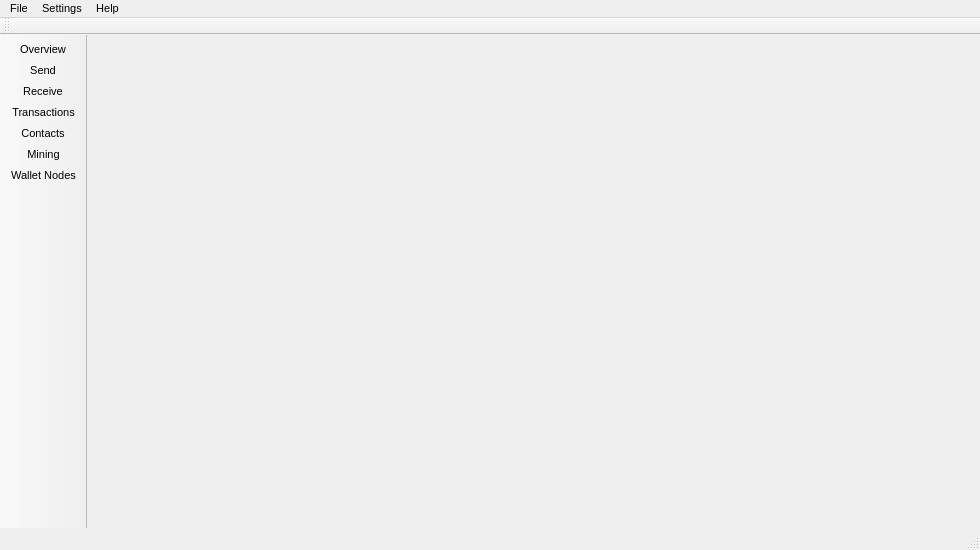
<?xml version="1.0" encoding="UTF-8"?>
<ui version="4.0">
 <class>MainWindow</class>
 <widget class="QMainWindow" name="MainWindow">
  <property name="geometry">
   <rect>
    <x>0</x>
    <y>0</y>
    <width>980</width>
    <height>550</height>
   </rect>
  </property>
  <property name="sizePolicy">
   <sizepolicy hsizetype="Preferred" vsizetype="Preferred">
    <horstretch>0</horstretch>
    <verstretch>0</verstretch>
   </sizepolicy>
  </property>
  <property name="minimumSize">
   <size>
    <width>0</width>
    <height>0</height>
   </size>
  </property>
  <property name="maximumSize">
   <size>
    <width>16777215</width>
    <height>16777215</height>
   </size>
  </property>
  <property name="font">
   <font>
    <pointsize>8</pointsize>
   </font>
  </property>
  <property name="windowTitle">
   <string>MainWindow</string>
  </property>
  <property name="windowIcon">
   <iconset resource="../../resources.qrc">
    <normaloff>:/images/cryptonote</normaloff>:/images/cryptonote</iconset>
  </property>
  <widget class="QWidget" name="centralwidget">
   <property name="sizePolicy">
    <sizepolicy hsizetype="Expanding" vsizetype="Preferred">
     <horstretch>0</horstretch>
     <verstretch>0</verstretch>
    </sizepolicy>
   </property>
   <layout class="QGridLayout" name="gridLayout">
    <property name="leftMargin">
     <number>0</number>
    </property>
    <property name="topMargin">
     <number>0</number>
    </property>
    <property name="rightMargin">
     <number>0</number>
    </property>
    <property name="bottomMargin">
     <number>0</number>
    </property>
    <property name="spacing">
     <number>0</number>
    </property>
    <item row="0" column="0" colspan="6">
     <widget class="WalletGui::AccountFrame" name="m_accountFrame">
      <property name="sizePolicy">
       <sizepolicy hsizetype="Preferred" vsizetype="Fixed">
        <horstretch>0</horstretch>
        <verstretch>0</verstretch>
       </sizepolicy>
      </property>
      <property name="minimumSize">
       <size>
        <width>0</width>
        <height>70</height>
       </size>
      </property>
      <property name="maximumSize">
       <size>
        <width>16777215</width>
        <height>70</height>
       </size>
      </property>
      <property name="styleSheet">
       <string notr="true"/>
      </property>
      <property name="frameShape">
       <enum>QFrame::NoFrame</enum>
      </property>
      <property name="frameShadow">
       <enum>QFrame::Raised</enum>
      </property>
     </widget>
    </item>
    <item row="1" column="0">
     <widget class="WalletGui::OverviewFrame" name="m_overviewFrame">
      <property name="sizePolicy">
       <sizepolicy hsizetype="Preferred" vsizetype="Preferred">
        <horstretch>0</horstretch>
        <verstretch>0</verstretch>
       </sizepolicy>
      </property>
      <property name="frameShape">
       <enum>QFrame::NoFrame</enum>
      </property>
      <property name="frameShadow">
       <enum>QFrame::Raised</enum>
      </property>
     </widget>
    </item>
    <item row="1" column="3">
     <widget class="WalletGui::TransactionsFrame" name="m_transactionsFrame">
      <property name="sizePolicy">
       <sizepolicy hsizetype="Preferred" vsizetype="Preferred">
        <horstretch>0</horstretch>
        <verstretch>0</verstretch>
       </sizepolicy>
      </property>
      <property name="frameShape">
       <enum>QFrame::NoFrame</enum>
      </property>
      <property name="frameShadow">
       <enum>QFrame::Raised</enum>
      </property>
     </widget>
    </item>
    <item row="1" column="1">
     <widget class="WalletGui::SendFrame" name="m_sendFrame">
      <property name="sizePolicy">
       <sizepolicy hsizetype="Preferred" vsizetype="Preferred">
        <horstretch>0</horstretch>
        <verstretch>0</verstretch>
       </sizepolicy>
      </property>
      <property name="frameShape">
       <enum>QFrame::NoFrame</enum>
      </property>
      <property name="frameShadow">
       <enum>QFrame::Raised</enum>
      </property>
     </widget>
    </item>
    <item row="1" column="4">
     <widget class="WalletGui::AddressBookFrame" name="m_addressBookFrame">
      <property name="sizePolicy">
       <sizepolicy hsizetype="Preferred" vsizetype="Preferred">
        <horstretch>0</horstretch>
        <verstretch>0</verstretch>
       </sizepolicy>
      </property>
      <property name="frameShape">
       <enum>QFrame::NoFrame</enum>
      </property>
      <property name="frameShadow">
       <enum>QFrame::Raised</enum>
      </property>
     </widget>
    </item>
    <item row="1" column="5">
     <widget class="WalletGui::MiningFrame" name="m_miningFrame">
      <property name="sizePolicy">
       <sizepolicy hsizetype="Preferred" vsizetype="Preferred">
        <horstretch>0</horstretch>
        <verstretch>0</verstretch>
       </sizepolicy>
      </property>
      <property name="frameShape">
       <enum>QFrame::NoFrame</enum>
      </property>
      <property name="frameShadow">
       <enum>QFrame::Raised</enum>
      </property>
     </widget>
    </item>
    <item row="1" column="2">
     <widget class="WalletGui::ReceiveFrame" name="m_receiveFrame">
      <property name="sizePolicy">
       <sizepolicy hsizetype="Preferred" vsizetype="Preferred">
        <horstretch>0</horstretch>
        <verstretch>0</verstretch>
       </sizepolicy>
      </property>
      <property name="frameShape">
       <enum>QFrame::NoFrame</enum>
      </property>
      <property name="frameShadow">
       <enum>QFrame::Raised</enum>
      </property>
     </widget>
    </item>
    <item row="1" column="6">
     <widget class="WalletGui::WalletNodesFrame" name="m_walletNodesFrame">
      <property name="sizePolicy">
       <sizepolicy hsizetype="Preferred" vsizetype="Preferred">
        <horstretch>0</horstretch>
        <verstretch>0</verstretch>
       </sizepolicy>
      </property>
      <property name="frameShape">
       <enum>QFrame::NoFrame</enum>
      </property>
      <property name="frameShadow">
       <enum>QFrame::Raised</enum>
      </property>
     </widget>
    </item>
   </layout>
  </widget>
  <widget class="QMenuBar" name="menubar">
   <property name="geometry">
    <rect>
     <x>0</x>
     <y>0</y>
     <width>980</width>
     <height>21</height>
    </rect>
   </property>
   <widget class="QMenu" name="menuFile">
    <property name="title">
     <string>File</string>
    </property>
    <widget class="QMenu" name="menuRecent_wallets">
     <property name="title">
      <string>Recent wallets</string>
     </property>
    </widget>
    <addaction name="m_createWalletAction"/>
    <addaction name="m_createNondeterministicWalletAction"/>
    <addaction name="m_openWalletAction"/>
    <addaction name="menuRecent_wallets"/>
    <addaction name="m_backupWalletAction"/>
    <addaction name="m_resetAction"/>
    <addaction name="m_closeWalletAction"/>
    <addaction name="separator"/>
    <addaction name="m_openUriAction"/>
    <addaction name="m_openLogFileAction"/>
    <addaction name="separator"/>
    <addaction name="m_showMnemonicSeedAction"/>
    <addaction name="m_restoreFromMnemonicSeedAction"/>
    <addaction name="separator"/>
    <addaction name="m_showPrivateKey"/>
    <addaction name="m_importKeyAction"/>
    <addaction name="separator"/>
    <addaction name="m_exportTrackingKeyAction"/>
    <addaction name="m_importTrackingKeyAction"/>
    <addaction name="separator"/>
    <addaction name="m_exitAction"/>
   </widget>
   <widget class="QMenu" name="menuSettings">
    <property name="title">
     <string>Settings</string>
    </property>
    <addaction name="m_encryptWalletAction"/>
    <addaction name="m_changePasswordAction"/>
    <addaction name="m_changeLanguageAction"/>
    <addaction name="m_connectionSettingsAction"/>
    <addaction name="separator"/>
    <addaction name="m_startOnLoginAction"/>
    <addaction name="m_minimizeToTrayAction"/>
    <addaction name="m_closeToTrayAction"/>
    <addaction name="m_miningOnLaunchAction"/>
   </widget>
   <widget class="QMenu" name="menuHelp">
    <property name="title">
     <string>Help</string>
    </property>
    <addaction name="m_aboutCryptonoteAction"/>
    <addaction name="m_aboutQtAction"/>
    <addaction name="actionHelp"/>
   </widget>
   <addaction name="menuFile"/>
   <addaction name="menuSettings"/>
   <addaction name="menuHelp"/>
  </widget>
  <widget class="QToolBar" name="toolBar">
   <property name="sizePolicy">
    <sizepolicy hsizetype="Fixed" vsizetype="Preferred">
     <horstretch>0</horstretch>
     <verstretch>0</verstretch>
    </sizepolicy>
   </property>
   <property name="minimumSize">
    <size>
     <width>0</width>
     <height>0</height>
    </size>
   </property>
   <property name="maximumSize">
    <size>
     <width>150</width>
     <height>16777215</height>
    </size>
   </property>
   <property name="baseSize">
    <size>
     <width>150</width>
     <height>0</height>
    </size>
   </property>
   <property name="font">
    <font>
     <pointsize>8</pointsize>
    </font>
   </property>
   <property name="windowTitle">
    <string>toolBar</string>
   </property>
   <property name="movable">
    <bool>false</bool>
   </property>
   <property name="allowedAreas">
    <set>Qt::LeftToolBarArea|Qt::TopToolBarArea</set>
   </property>
   <property name="orientation">
    <enum>Qt::Vertical</enum>
   </property>
   <property name="iconSize">
    <size>
     <width>36</width>
     <height>36</height>
    </size>
   </property>
   <property name="toolButtonStyle">
    <enum>Qt::ToolButtonTextBesideIcon</enum>
   </property>
   <attribute name="toolBarArea">
    <enum>LeftToolBarArea</enum>
   </attribute>
   <attribute name="toolBarBreak">
    <bool>false</bool>
   </attribute>
   <addaction name="m_overviewAction"/>
   <addaction name="m_sendAction"/>
   <addaction name="m_receiveAction"/>
   <addaction name="m_transactionsAction"/>
   <addaction name="m_addressBookAction"/>
   <addaction name="m_miningAction"/>
   <addaction name="m_walletNodesAction"/>
  </widget>
  <widget class="QStatusBar" name="statusBar"/>
  <widget class="QToolBar" name="accountToolBar">
   <property name="windowTitle">
    <string>Account toolbar</string>
   </property>
   <attribute name="toolBarArea">
    <enum>TopToolBarArea</enum>
   </attribute>
   <attribute name="toolBarBreak">
    <bool>false</bool>
   </attribute>
  </widget>
  <action name="m_overviewAction">
   <property name="checkable">
    <bool>true</bool>
   </property>
   <property name="enabled">
    <bool>true</bool>
   </property>
   <property name="icon">
    <iconset resource="../../resources.qrc">
     <normaloff>:/icons/overview</normaloff>:/icons/overview</iconset>
   </property>
   <property name="text">
    <string>Overview</string>
   </property>
  </action>
  <action name="m_sendAction">
   <property name="checkable">
    <bool>true</bool>
   </property>
   <property name="enabled">
    <bool>true</bool>
   </property>
   <property name="icon">
    <iconset resource="../../resources.qrc">
     <normaloff>:/icons/send</normaloff>:/icons/send</iconset>
   </property>
   <property name="text">
    <string>Send</string>
   </property>
  </action>
  <action name="m_receiveAction">
   <property name="checkable">
    <bool>true</bool>
   </property>
   <property name="enabled">
    <bool>true</bool>
   </property>
   <property name="icon">
    <iconset resource="../../resources.qrc">
     <normaloff>:/icons/receive</normaloff>:/icons/receive</iconset>
   </property>
   <property name="text">
    <string>Receive</string>
   </property>
  </action>
  <action name="m_transactionsAction">
   <property name="checkable">
    <bool>true</bool>
   </property>
   <property name="enabled">
    <bool>true</bool>
   </property>
   <property name="icon">
    <iconset resource="../../resources.qrc">
     <normaloff>:/icons/transactions</normaloff>:/icons/transactions</iconset>
   </property>
   <property name="text">
    <string>Transactions</string>
   </property>
  </action>
  <action name="m_exitAction">
   <property name="enabled">
    <bool>true</bool>
   </property>
   <property name="text">
    <string>Exit</string>
   </property>
   <property name="shortcut">
    <string>Ctrl+Q</string>
   </property>
  </action>
  <action name="m_addressBookAction">
   <property name="checkable">
    <bool>true</bool>
   </property>
   <property name="enabled">
    <bool>true</bool>
   </property>
   <property name="icon">
    <iconset resource="../../resources.qrc">
     <normaloff>:/icons/address-book</normaloff>:/icons/address-book</iconset>
   </property>
   <property name="text">
    <string>Contacts</string>
   </property>
  </action>
  <action name="m_walletNodesAction">
   <property name="checkable">
    <bool>true</bool>
   </property>
   <property name="enabled">
    <bool>true</bool>
   </property>
   <property name="icon">
    <iconset resource="../../resources.qrc">
     <normaloff>:/icons/wallet-nodes</normaloff>:/icons/wallet-nodes</iconset>
   </property>
   <property name="text">
    <string>Wallet Nodes</string>
   </property>
  </action>
  <action name="m_createWalletAction">
   <property name="enabled">
    <bool>true</bool>
   </property>
   <property name="text">
    <string>Create wallet</string>
   </property>
  </action>
  <action name="m_openWalletAction">
   <property name="enabled">
    <bool>true</bool>
   </property>
   <property name="text">
    <string>Open wallet</string>
   </property>
  </action>
  <action name="m_encryptWalletAction">
   <property name="enabled">
    <bool>true</bool>
   </property>
   <property name="text">
    <string>Encrypt wallet</string>
   </property>
  </action>
  <action name="m_changePasswordAction">
   <property name="enabled">
    <bool>true</bool>
   </property>
   <property name="text">
    <string>Change password</string>
   </property>
   <property name="toolTip">
    <string>Change password</string>
   </property>
  </action>
  <action name="m_aboutCryptonoteAction">
   <property name="enabled">
    <bool>true</bool>
   </property>
   <property name="text">
    <string>About</string>
   </property>
  </action>
  <action name="m_aboutQtAction">
   <property name="enabled">
    <bool>true</bool>
   </property>
   <property name="text">
    <string>About Qt</string>
   </property>
  </action>
  <action name="m_backupWalletAction">
   <property name="enabled">
    <bool>true</bool>
   </property>
   <property name="text">
    <string>Backup wallet</string>
   </property>
  </action>
  <action name="m_startOnLoginAction">
   <property name="checkable">
    <bool>true</bool>
   </property>
   <property name="text">
    <string>Start on system login</string>
   </property>
  </action>
  <action name="m_minimizeToTrayAction">
   <property name="checkable">
    <bool>true</bool>
   </property>
   <property name="text">
    <string>Minimize to tray</string>
   </property>
  </action>
  <action name="m_closeToTrayAction">
   <property name="checkable">
    <bool>true</bool>
   </property>
   <property name="text">
    <string>Close to tray</string>
   </property>
  </action>
  <action name="m_importKeyAction">
   <property name="text">
    <string>Import private key</string>
   </property>
  </action>
  <action name="m_miningAction">
   <property name="checkable">
    <bool>true</bool>
   </property>
   <property name="icon">
    <iconset resource="../../resources.qrc">
     <normaloff>:/icons/mining</normaloff>:/icons/mining</iconset>
   </property>
   <property name="text">
    <string>Mining</string>
   </property>
  </action>
  <action name="m_resetAction">
   <property name="text">
    <string>Reset wallet</string>
   </property>
   <property name="toolTip">
    <string>Reset wallet</string>
   </property>
  </action>
  <action name="m_changeLanguageAction">
   <property name="text">
    <string>Language</string>
   </property>
   <property name="toolTip">
    <string>Change language</string>
   </property>
  </action>
  <action name="m_showPrivateKey">
   <property name="text">
    <string>Export private key</string>
   </property>
  </action>
  <action name="actionHelp">
   <property name="text">
    <string>Help</string>
   </property>
   <property name="shortcut">
    <string>F1</string>
   </property>
  </action>
  <action name="m_connectionSettingsAction">
   <property name="text">
    <string>Connection</string>
   </property>
  </action>
  <action name="m_openUriAction">
   <property name="text">
    <string>Open payment request</string>
   </property>
  </action>
  <action name="m_exportTrackingKeyAction">
   <property name="text">
    <string>Export tracking key</string>
   </property>
  </action>
  <action name="m_importTrackingKeyAction">
   <property name="text">
    <string>Import tracking key</string>
   </property>
  </action>
  <action name="m_closeWalletAction">
   <property name="text">
    <string>Close wallet</string>
   </property>
  </action>
  <action name="m_recentWalletsAction">
   <property name="text">
    <string>Recent wallets</string>
   </property>
  </action>
  <action name="actionStatus">
   <property name="text">
    <string>Information</string>
   </property>
  </action>
  <action name="m_openLogFileAction">
   <property name="text">
    <string>Open log file</string>
   </property>
  </action>
  <action name="m_showMnemonicSeedAction">
   <property name="enabled">
    <bool>false</bool>
   </property>
   <property name="text">
    <string>Show mnemonic seed</string>
   </property>
  </action>
  <action name="m_restoreFromMnemonicSeedAction">
   <property name="text">
    <string>Restore from mnemonic seed</string>
   </property>
  </action>
  <action name="m_createNondeterministicWalletAction">
   <property name="text">
    <string>Create nondeterministic wallet</string>
   </property>
  </action>
  <action name="m_miningOnLaunchAction">
   <property name="checkable">
    <bool>true</bool>
   </property>
   <property name="text">
    <string>Start pool mining automatically</string>
   </property>
  </action>
 </widget>
 <customwidgets>
  <customwidget>
   <class>WalletGui::OverviewFrame</class>
   <extends>QFrame</extends>
   <header>gui/OverviewFrame.h</header>
   <container>1</container>
  </customwidget>
  <customwidget>
   <class>WalletGui::SendFrame</class>
   <extends>QFrame</extends>
   <header>gui/SendFrame.h</header>
   <container>1</container>
  </customwidget>
  <customwidget>
   <class>WalletGui::AccountFrame</class>
   <extends>QFrame</extends>
   <header>gui/AccountFrame.h</header>
   <container>1</container>
  </customwidget>
  <customwidget>
   <class>WalletGui::TransactionsFrame</class>
   <extends>QFrame</extends>
   <header>gui/TransactionsFrame.h</header>
   <container>1</container>
  </customwidget>
  <customwidget>
   <class>WalletGui::AddressBookFrame</class>
   <extends>QFrame</extends>
   <header>gui/AddressBookFrame.h</header>
   <container>1</container>
  </customwidget>
  <customwidget>
   <class>WalletGui::MiningFrame</class>
   <extends>QFrame</extends>
   <header>gui/MiningFrame.h</header>
   <container>1</container>
  </customwidget>
  <customwidget>
   <class>WalletGui::WalletNodesFrame</class>
   <extends>QFrame</extends>
   <header>gui/WalletNodesFrame.h</header>
   <container>1</container>
  </customwidget>
  <customwidget>
   <class>WalletGui::ReceiveFrame</class>
   <extends>QFrame</extends>
   <header>gui/ReceiveFrame.h</header>
   <container>1</container>
  </customwidget>
 </customwidgets>
 <resources>
  <include location="../../resources.qrc"/>
 </resources>
 <connections>
  <connection>
   <sender>m_createWalletAction</sender>
   <signal>triggered()</signal>
   <receiver>MainWindow</receiver>
   <slot>createWallet()</slot>
   <hints>
    <hint type="sourcelabel">
     <x>-1</x>
     <y>-1</y>
    </hint>
    <hint type="destinationlabel">
     <x>449</x>
     <y>299</y>
    </hint>
   </hints>
  </connection>
  <connection>
   <sender>m_openWalletAction</sender>
   <signal>triggered()</signal>
   <receiver>MainWindow</receiver>
   <slot>openWallet()</slot>
   <hints>
    <hint type="sourcelabel">
     <x>-1</x>
     <y>-1</y>
    </hint>
    <hint type="destinationlabel">
     <x>449</x>
     <y>299</y>
    </hint>
   </hints>
  </connection>
  <connection>
   <sender>m_encryptWalletAction</sender>
   <signal>triggered()</signal>
   <receiver>MainWindow</receiver>
   <slot>encryptWallet()</slot>
   <hints>
    <hint type="sourcelabel">
     <x>-1</x>
     <y>-1</y>
    </hint>
    <hint type="destinationlabel">
     <x>449</x>
     <y>299</y>
    </hint>
   </hints>
  </connection>
  <connection>
   <sender>m_changePasswordAction</sender>
   <signal>triggered()</signal>
   <receiver>MainWindow</receiver>
   <slot>encryptWallet()</slot>
   <hints>
    <hint type="sourcelabel">
     <x>-1</x>
     <y>-1</y>
    </hint>
    <hint type="destinationlabel">
     <x>449</x>
     <y>299</y>
    </hint>
   </hints>
  </connection>
  <connection>
   <sender>m_changeLanguageAction</sender>
   <signal>triggered()</signal>
   <receiver>MainWindow</receiver>
   <slot>ChangeLanguage()</slot>
   <hints>
    <hint type="sourcelabel">
     <x>-1</x>
     <y>-1</y>
    </hint>
    <hint type="destinationlabel">
     <x>449</x>
     <y>299</y>
    </hint>
   </hints>
  </connection>
  <connection>
   <sender>m_aboutQtAction</sender>
   <signal>triggered()</signal>
   <receiver>MainWindow</receiver>
   <slot>aboutQt()</slot>
   <hints>
    <hint type="sourcelabel">
     <x>-1</x>
     <y>-1</y>
    </hint>
    <hint type="destinationlabel">
     <x>449</x>
     <y>299</y>
    </hint>
   </hints>
  </connection>
  <connection>
   <sender>m_backupWalletAction</sender>
   <signal>triggered()</signal>
   <receiver>MainWindow</receiver>
   <slot>backupWallet()</slot>
   <hints>
    <hint type="sourcelabel">
     <x>-1</x>
     <y>-1</y>
    </hint>
    <hint type="destinationlabel">
     <x>449</x>
     <y>299</y>
    </hint>
   </hints>
  </connection>
  <connection>
   <sender>m_aboutCryptonoteAction</sender>
   <signal>triggered()</signal>
   <receiver>MainWindow</receiver>
   <slot>about()</slot>
   <hints>
    <hint type="sourcelabel">
     <x>-1</x>
     <y>-1</y>
    </hint>
    <hint type="destinationlabel">
     <x>459</x>
     <y>299</y>
    </hint>
   </hints>
  </connection>
  <connection>
   <sender>m_startOnLoginAction</sender>
   <signal>triggered(bool)</signal>
   <receiver>MainWindow</receiver>
   <slot>setStartOnLogin(bool)</slot>
   <hints>
    <hint type="sourcelabel">
     <x>-1</x>
     <y>-1</y>
    </hint>
    <hint type="destinationlabel">
     <x>459</x>
     <y>299</y>
    </hint>
   </hints>
  </connection>
  <connection>
   <sender>m_minimizeToTrayAction</sender>
   <signal>triggered(bool)</signal>
   <receiver>MainWindow</receiver>
   <slot>setMinimizeToTray(bool)</slot>
   <hints>
    <hint type="sourcelabel">
     <x>-1</x>
     <y>-1</y>
    </hint>
    <hint type="destinationlabel">
     <x>459</x>
     <y>299</y>
    </hint>
   </hints>
  </connection>
  <connection>
   <sender>m_closeToTrayAction</sender>
   <signal>triggered(bool)</signal>
   <receiver>MainWindow</receiver>
   <slot>setCloseToTray(bool)</slot>
   <hints>
    <hint type="sourcelabel">
     <x>-1</x>
     <y>-1</y>
    </hint>
    <hint type="destinationlabel">
     <x>459</x>
     <y>299</y>
    </hint>
   </hints>
  </connection>
  <connection>
   <sender>m_resetAction</sender>
   <signal>triggered()</signal>
   <receiver>MainWindow</receiver>
   <slot>resetWallet()</slot>
   <hints>
    <hint type="sourcelabel">
     <x>-1</x>
     <y>-1</y>
    </hint>
    <hint type="destinationlabel">
     <x>506</x>
     <y>301</y>
    </hint>
   </hints>
  </connection>
  <connection>
   <sender>m_importKeyAction</sender>
   <signal>triggered()</signal>
   <receiver>MainWindow</receiver>
   <slot>importKey()</slot>
   <hints>
    <hint type="sourcelabel">
     <x>-1</x>
     <y>-1</y>
    </hint>
    <hint type="destinationlabel">
     <x>459</x>
     <y>299</y>
    </hint>
   </hints>
  </connection>
  <connection>
   <sender>m_showPrivateKey</sender>
   <signal>triggered()</signal>
   <receiver>MainWindow</receiver>
   <slot>showPrivateKeys()</slot>
   <hints>
    <hint type="sourcelabel">
     <x>-1</x>
     <y>-1</y>
    </hint>
    <hint type="destinationlabel">
     <x>459</x>
     <y>299</y>
    </hint>
   </hints>
  </connection>
  <connection>
   <sender>actionHelp</sender>
   <signal>triggered()</signal>
   <receiver>MainWindow</receiver>
   <slot>DisplayCmdLineHelp()</slot>
   <hints>
    <hint type="sourcelabel">
     <x>-1</x>
     <y>-1</y>
    </hint>
    <hint type="destinationlabel">
     <x>494</x>
     <y>319</y>
    </hint>
   </hints>
  </connection>
  <connection>
   <sender>m_connectionSettingsAction</sender>
   <signal>triggered()</signal>
   <receiver>MainWindow</receiver>
   <slot>openConnectionSettings()</slot>
   <hints>
    <hint type="sourcelabel">
     <x>-1</x>
     <y>-1</y>
    </hint>
    <hint type="destinationlabel">
     <x>494</x>
     <y>319</y>
    </hint>
   </hints>
  </connection>
  <connection>
   <sender>m_transactionsAction</sender>
   <signal>toggled(bool)</signal>
   <receiver>m_transactionsFrame</receiver>
   <slot>setVisible(bool)</slot>
   <hints>
    <hint type="sourcelabel">
     <x>-1</x>
     <y>-1</y>
    </hint>
    <hint type="destinationlabel">
     <x>787</x>
     <y>333</y>
    </hint>
   </hints>
  </connection>
  <connection>
   <sender>m_sendAction</sender>
   <signal>toggled(bool)</signal>
   <receiver>m_sendFrame</receiver>
   <slot>setVisible(bool)</slot>
   <hints>
    <hint type="sourcelabel">
     <x>-1</x>
     <y>-1</y>
    </hint>
    <hint type="destinationlabel">
     <x>337</x>
     <y>333</y>
    </hint>
   </hints>
  </connection>
  <connection>
   <sender>m_overviewAction</sender>
   <signal>toggled(bool)</signal>
   <receiver>m_overviewFrame</receiver>
   <slot>setVisible(bool)</slot>
   <hints>
    <hint type="sourcelabel">
     <x>-1</x>
     <y>-1</y>
    </hint>
    <hint type="destinationlabel">
     <x>112</x>
     <y>333</y>
    </hint>
   </hints>
  </connection>
  <connection>
   <sender>m_walletNodesAction</sender>
   <signal>toggled(bool)</signal>
   <receiver>m_walletNodesFrame</receiver>
   <slot>setVisible(bool)</slot>
   <hints>
    <hint type="sourcelabel">
     <x>-1</x>
     <y>-1</y>
    </hint>
    <hint type="destinationlabel">
     <x>809</x>
     <y>320</y>
    </hint>
   </hints>
  </connection>
  <connection>
   <sender>m_miningAction</sender>
   <signal>toggled(bool)</signal>
   <receiver>m_miningFrame</receiver>
   <slot>setVisible(bool)</slot>
   <hints>
    <hint type="sourcelabel">
     <x>-1</x>
     <y>-1</y>
    </hint>
    <hint type="destinationlabel">
     <x>862</x>
     <y>322</y>
    </hint>
   </hints>
  </connection>
  <connection>
   <sender>m_addressBookAction</sender>
   <signal>toggled(bool)</signal>
   <receiver>m_addressBookFrame</receiver>
   <slot>setVisible(bool)</slot>
   <hints>
    <hint type="sourcelabel">
     <x>-1</x>
     <y>-1</y>
    </hint>
    <hint type="destinationlabel">
     <x>809</x>
     <y>320</y>
    </hint>
   </hints>
  </connection>
  <connection>
   <sender>m_receiveAction</sender>
   <signal>toggled(bool)</signal>
   <receiver>m_receiveFrame</receiver>
   <slot>setVisible(bool)</slot>
   <hints>
    <hint type="sourcelabel">
     <x>-1</x>
     <y>-1</y>
    </hint>
    <hint type="destinationlabel">
     <x>562</x>
     <y>333</y>
    </hint>
   </hints>
  </connection>
  <connection>
   <sender>m_openUriAction</sender>
   <signal>triggered()</signal>
   <receiver>m_sendFrame</receiver>
   <slot>openUriClicked()</slot>
   <hints>
    <hint type="sourcelabel">
     <x>-1</x>
     <y>-1</y>
    </hint>
    <hint type="destinationlabel">
     <x>316</x>
     <y>310</y>
    </hint>
   </hints>
  </connection>
  <connection>
   <sender>m_exportTrackingKeyAction</sender>
   <signal>triggered()</signal>
   <receiver>MainWindow</receiver>
   <slot>exportTrackingKey()</slot>
   <hints>
    <hint type="sourcelabel">
     <x>-1</x>
     <y>-1</y>
    </hint>
    <hint type="destinationlabel">
     <x>489</x>
     <y>274</y>
    </hint>
   </hints>
  </connection>
  <connection>
   <sender>m_importTrackingKeyAction</sender>
   <signal>triggered()</signal>
   <receiver>MainWindow</receiver>
   <slot>importTrackingKey()</slot>
   <hints>
    <hint type="sourcelabel">
     <x>-1</x>
     <y>-1</y>
    </hint>
    <hint type="destinationlabel">
     <x>489</x>
     <y>274</y>
    </hint>
   </hints>
  </connection>
  <connection>
   <sender>m_closeWalletAction</sender>
   <signal>triggered()</signal>
   <receiver>MainWindow</receiver>
   <slot>closeWallet()</slot>
   <hints>
    <hint type="sourcelabel">
     <x>-1</x>
     <y>-1</y>
    </hint>
    <hint type="destinationlabel">
     <x>489</x>
     <y>274</y>
    </hint>
   </hints>
  </connection>
  <connection>
   <sender>m_openLogFileAction</sender>
   <signal>triggered()</signal>
   <receiver>MainWindow</receiver>
   <slot>openLogFile()</slot>
   <hints>
    <hint type="sourcelabel">
     <x>-1</x>
     <y>-1</y>
    </hint>
    <hint type="destinationlabel">
     <x>489</x>
     <y>274</y>
    </hint>
   </hints>
  </connection>
  <connection>
   <sender>m_showMnemonicSeedAction</sender>
   <signal>triggered()</signal>
   <receiver>MainWindow</receiver>
   <slot>showMnemonicSeed()</slot>
   <hints>
    <hint type="sourcelabel">
     <x>-1</x>
     <y>-1</y>
    </hint>
    <hint type="destinationlabel">
     <x>489</x>
     <y>274</y>
    </hint>
   </hints>
  </connection>
  <connection>
   <sender>m_restoreFromMnemonicSeedAction</sender>
   <signal>triggered()</signal>
   <receiver>MainWindow</receiver>
   <slot>restoreFromMnemonicSeed()</slot>
   <hints>
    <hint type="sourcelabel">
     <x>-1</x>
     <y>-1</y>
    </hint>
    <hint type="destinationlabel">
     <x>489</x>
     <y>274</y>
    </hint>
   </hints>
  </connection>
  <connection>
   <sender>m_createNondeterministicWalletAction</sender>
   <signal>triggered()</signal>
   <receiver>MainWindow</receiver>
   <slot>createNonDeterministicWallet()</slot>
   <hints>
    <hint type="sourcelabel">
     <x>-1</x>
     <y>-1</y>
    </hint>
    <hint type="destinationlabel">
     <x>489</x>
     <y>274</y>
    </hint>
   </hints>
  </connection>
  <connection>
   <sender>m_miningOnLaunchAction</sender>
   <signal>triggered(bool)</signal>
   <receiver>MainWindow</receiver>
   <slot>setMiningOnLaunch(bool)</slot>
   <hints>
    <hint type="sourcelabel">
     <x>-1</x>
     <y>-1</y>
    </hint>
    <hint type="destinationlabel">
     <x>489</x>
     <y>274</y>
    </hint>
   </hints>
  </connection>
 </connections>
 <slots>
  <slot>createWallet()</slot>
  <slot>openWallet()</slot>
  <slot>encryptWallet()</slot>
  <slot>aboutQt()</slot>
  <slot>backupWallet()</slot>
  <slot>about()</slot>
  <slot>setStartOnLogin(bool)</slot>
  <slot>setMinimizeToTray(bool)</slot>
  <slot>setCloseToTray(bool)</slot>
  <slot>importKey()</slot>
  <slot>resetWallet()</slot>
  <slot>showPrivateKeys()</slot>
  <slot>openConnectionSettings()</slot>
  <slot>showStatusInfo()</slot>
 </slots>
</ui>
